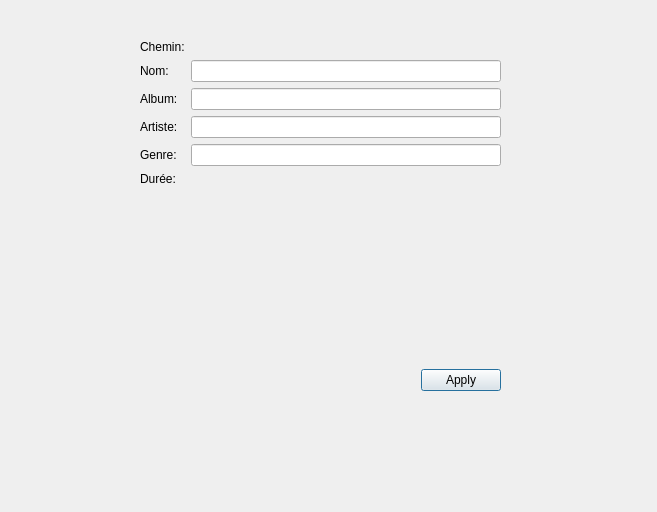
<?xml version="1.0" encoding="UTF-8"?>
<ui version="4.0">
 <class>Infos</class>
 <widget class="QDialog" name="Infos">
  <property name="geometry">
   <rect>
    <x>0</x>
    <y>0</y>
    <width>657</width>
    <height>512</height>
   </rect>
  </property>
  <property name="windowTitle">
   <string>Dialog</string>
  </property>
  <widget class="QWidget" name="verticalLayoutWidget">
   <property name="geometry">
    <rect>
     <x>140</x>
     <y>40</y>
     <width>361</width>
     <height>351</height>
    </rect>
   </property>
   <layout class="QVBoxLayout" name="verticalLayout">
    <item>
     <layout class="QFormLayout" name="formLayout">
      <property name="fieldGrowthPolicy">
       <enum>QFormLayout::AllNonFixedFieldsGrow</enum>
      </property>
      <item row="0" column="0">
       <widget class="QLabel" name="label">
        <property name="text">
         <string>Chemin:</string>
        </property>
       </widget>
      </item>
      <item row="0" column="1">
       <widget class="QLabel" name="path">
        <property name="text">
         <string/>
        </property>
       </widget>
      </item>
      <item row="1" column="0">
       <widget class="QLabel" name="label_2">
        <property name="text">
         <string>Nom:</string>
        </property>
       </widget>
      </item>
      <item row="1" column="1">
       <widget class="QLineEdit" name="title"/>
      </item>
      <item row="2" column="0">
       <widget class="QLabel" name="label_3">
        <property name="text">
         <string>Album:</string>
        </property>
       </widget>
      </item>
      <item row="2" column="1">
       <widget class="QLineEdit" name="album"/>
      </item>
      <item row="3" column="0">
       <widget class="QLabel" name="label_4">
        <property name="text">
         <string>Artiste:</string>
        </property>
       </widget>
      </item>
      <item row="3" column="1">
       <widget class="QLineEdit" name="artist"/>
      </item>
      <item row="4" column="0">
       <widget class="QLabel" name="label_5">
        <property name="text">
         <string>Genre:</string>
        </property>
       </widget>
      </item>
      <item row="4" column="1">
       <widget class="QLineEdit" name="genre"/>
      </item>
      <item row="5" column="0">
       <widget class="QLabel" name="label_6">
        <property name="text">
         <string>Durée:</string>
        </property>
       </widget>
      </item>
      <item row="5" column="1">
       <widget class="QLabel" name="length">
        <property name="text">
         <string/>
        </property>
       </widget>
      </item>
      <item row="6" column="0">
       <widget class="QLabel" name="art">
        <property name="text">
         <string/>
        </property>
       </widget>
      </item>
     </layout>
    </item>
    <item>
     <widget class="QLabel" name="cover">
      <property name="text">
       <string/>
      </property>
     </widget>
    </item>
    <item>
     <widget class="QDialogButtonBox" name="buttonBox">
      <property name="orientation">
       <enum>Qt::Horizontal</enum>
      </property>
      <property name="standardButtons">
       <set>QDialogButtonBox::Apply</set>
      </property>
      <property name="centerButtons">
       <bool>false</bool>
      </property>
     </widget>
    </item>
   </layout>
  </widget>
 </widget>
 <resources/>
 <connections>
  <connection>
   <sender>buttonBox</sender>
   <signal>accepted()</signal>
   <receiver>Infos</receiver>
   <slot>accept()</slot>
   <hints>
    <hint type="sourcelabel">
     <x>248</x>
     <y>254</y>
    </hint>
    <hint type="destinationlabel">
     <x>157</x>
     <y>274</y>
    </hint>
   </hints>
  </connection>
  <connection>
   <sender>buttonBox</sender>
   <signal>rejected()</signal>
   <receiver>Infos</receiver>
   <slot>reject()</slot>
   <hints>
    <hint type="sourcelabel">
     <x>316</x>
     <y>260</y>
    </hint>
    <hint type="destinationlabel">
     <x>286</x>
     <y>274</y>
    </hint>
   </hints>
  </connection>
 </connections>
</ui>
